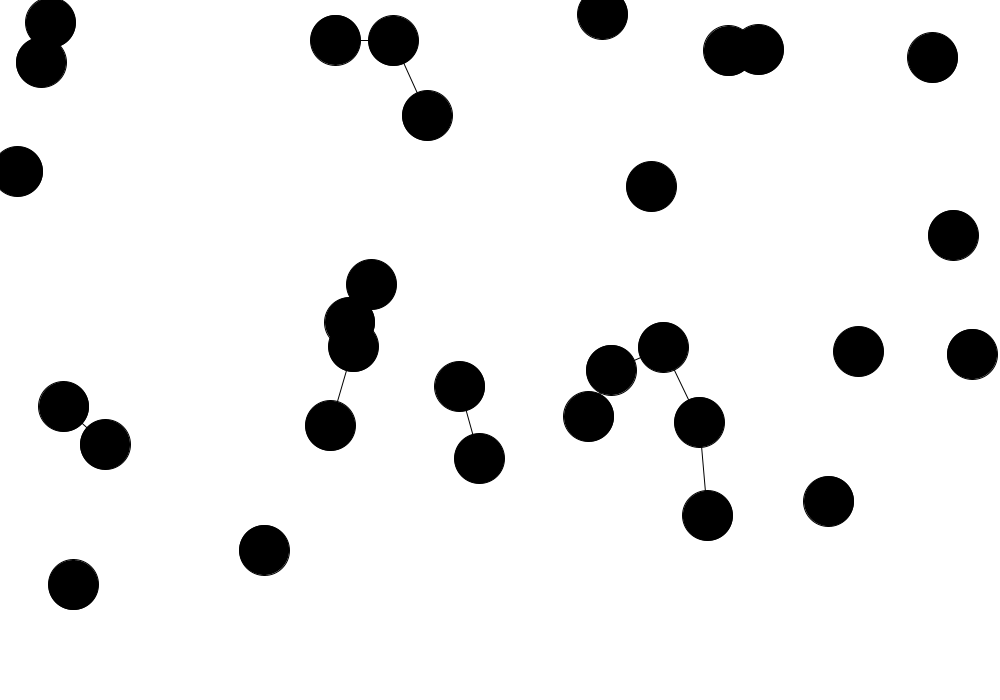
Frame 1 (no input)
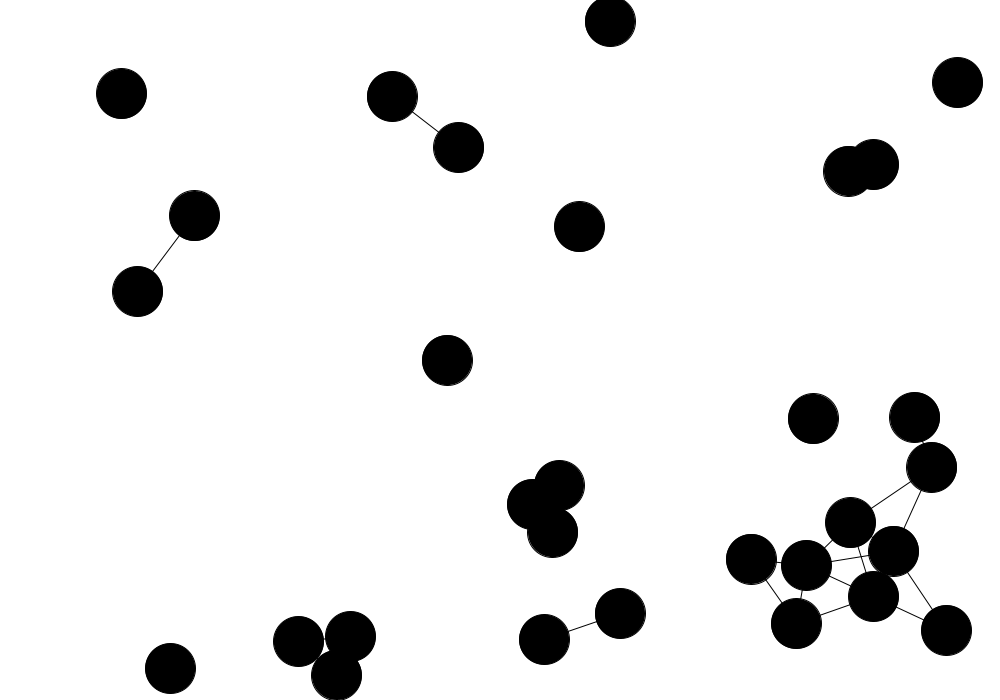
Frame 60 (the mouse pressed at the canvas centre just before this capture)
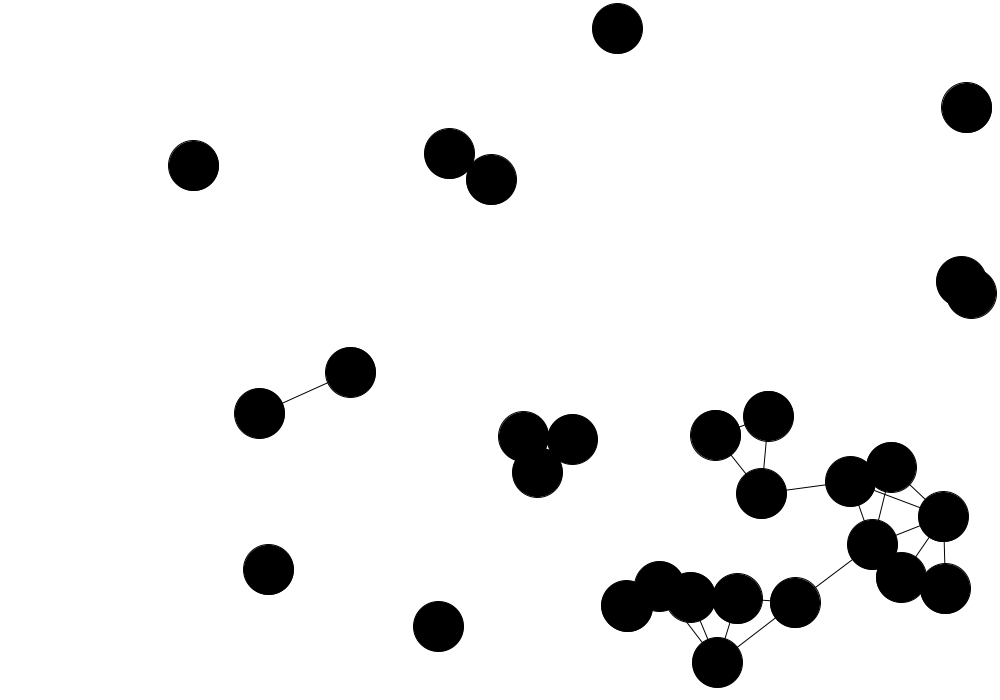
Frame 120 (the mouse held since frame 60 and released just before this capture)

The Processing sketch that drew these frames (run headless with seeded random() and noise(); from frame 60 on, the mouse is pressed at the canvas centre):

// Processing sketch: bubles
// ── bubles.pde

Balls balls = new Balls();
int colorBackground[] = {255,255,255};

public float distance(Ball b1, Ball b2){
  return sqrt(pow(b2.xpos - b1.xpos, 2) + pow(b2.ypos - b1.ypos,2));
}

void setup(){
  size(1000,700);
  background(colorBackground[0],colorBackground[1],colorBackground[2]);;
  balls.createBalls();
}

void draw(){
  //i+=1;
  background(colorBackground[0],colorBackground[1],colorBackground[2]);
  balls.updateBalls();
  balls.link();
}

// ── Ball.pde
class Ball {
  int ballSize = 50;
  float colorBall[] = new float[3];
  public float xpos, ypos, speed;
  boolean xplus = true;
  boolean yplus = true;
  
  Ball () {  
    xpos = random(0,width);
    ypos = random(0,height); 
    speed = random(0,5);
    colorBall[0] = random(0,255);
    colorBall[1] = random(0,255);
    colorBall[2] = random(0,255);    
  }
  
  Ball (float x, float y, float s) {  
    xpos = x;
    ypos = y; 
    speed = s; 
  }
  
  void update() {
    if ( xplus ) {
      xpos = min(xpos + speed, width - ballSize / 2);
    }
    else{
      xpos = max(xpos - speed, 0 + ballSize / 2);
    }
    
    if ( yplus ){
      ypos = min(ypos + speed, height - ballSize / 2);
    }
    else{
      ypos = max(ypos - speed, 0 + ballSize / 2);
    }
        
    if (xpos >= width - ballSize / 2) { 
      xplus = false; 
    }
    if (xpos <= 0 + ballSize / 2){
      xplus = true;
    }
    if (ypos >= height - ballSize / 2) { 
      yplus = false; 
    }
    if (ypos <= 0 + ballSize / 2){
      yplus = true;
    }
    
    this.display();
  }
  
  void display(){
    int r=0, b=0, g=0;
    
    color c = color(r,b,g);
    fill(c);
    circle(xpos, ypos, ballSize);
  }
  
  void displayConsole(){
    System.out.println(xpos + " " + ypos);
  }
}

// ── Balls.pde
class Balls {
  final int nbBalls = 30;
  final float dmin = 100;
  ArrayList<Ball> balls = new ArrayList<Ball>();
  
  Balls(){
    
  }
  
  void createBalls(){
    for ( int j=0 ; j<nbBalls ; j++ ){
      Ball tempBall = new Ball();
      balls.add(tempBall);
    }
  }
  
  void updateBalls(){
    for ( int j=0 ; j<balls.size() ; j++ ){
      balls.get(j).update();
    }
  }
  
  void link(){
    float d;
    for ( int i=0 ; i < balls.size()-1 ; i++ ){
      for ( int j=i+1 ; j < balls.size() ; j++ ){
        Ball balli = balls.get(i);
        Ball ballj = balls.get(j);
        d = distance(balli, ballj);
        //System.out.println(d);  
        //line(balli.xpos, balli.ypos, ballj.xpos, ballj.ypos);
        if ( d < dmin ) {
          line(balli.xpos, balli.ypos, ballj.xpos, ballj.ypos);
          //System.out.println(balli.xpos);  
        }
        
      }
    }
  }

}
